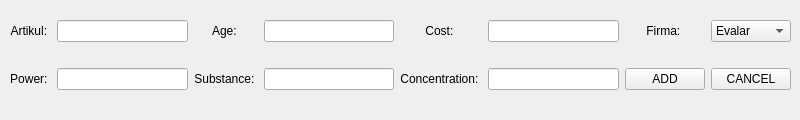
    <widget class="QWidget" name="Antipyretic">
     <widget class="QWidget" name="gridLayoutWidget_6">
      <property name="geometry">
       <rect>
        <x>10</x>
        <y>0</y>
        <width>781</width>
        <height>111</height>
       </rect>
      </property>
      <layout class="QGridLayout" name="gridLayout_7">
       <item row="1" column="0">
        <widget class="QLabel" name="label_25">
         <property name="text">
          <string>Power: </string>
         </property>
         <property name="alignment">
          <set>Qt::AlignCenter</set>
         </property>
        </widget>
       </item>
       <item row="1" column="4">
        <widget class="QLabel" name="label_27">
         <property name="text">
          <string>Concentration: </string>
         </property>
         <property name="alignment">
          <set>Qt::AlignCenter</set>
         </property>
        </widget>
       </item>
       <item row="0" column="3">
        <widget class="QLineEdit" name="age_antipyretic"/>
       </item>
       <item row="0" column="1">
        <widget class="QLineEdit" name="artikul_antipyretic"/>
       </item>
       <item row="1" column="3">
        <widget class="QLineEdit" name="substance"/>
       </item>
       <item row="1" column="7">
        <widget class="QPushButton" name="cancel_antipyretic">
         <property name="text">
          <string>CANCEL</string>
         </property>
        </widget>
       </item>
       <item row="0" column="0">
        <widget class="QLabel" name="label_21">
         <property name="text">
          <string>Artikul: </string>
         </property>
         <property name="alignment">
          <set>Qt::AlignCenter</set>
         </property>
        </widget>
       </item>
       <item row="1" column="6">
        <widget class="QPushButton" name="add_antipyretic">
         <property name="text">
          <string>ADD</string>
         </property>
        </widget>
       </item>
       <item row="0" column="5">
        <widget class="QLineEdit" name="price_antipyretic"/>
       </item>
       <item row="0" column="4">
        <widget class="QLabel" name="label_23">
         <property name="text">
          <string>Cost: </string>
         </property>
         <property name="alignment">
          <set>Qt::AlignCenter</set>
         </property>
        </widget>
       </item>
       <item row="1" column="2">
        <widget class="QLabel" name="label_26">
         <property name="text">
          <string>Substance: </string>
         </property>
         <property name="alignment">
          <set>Qt::AlignCenter</set>
         </property>
        </widget>
       </item>
       <item row="1" column="5">
        <widget class="QLineEdit" name="concentration"/>
       </item>
       <item row="0" column="6">
        <widget class="QLabel" name="label_24">
         <property name="text">
          <string>Firma: </string>
         </property>
         <property name="alignment">
          <set>Qt::AlignCenter</set>
         </property>
        </widget>
       </item>
       <item row="1" column="1">
        <widget class="QLineEdit" name="power"/>
       </item>
       <item row="0" column="2">
        <widget class="QLabel" name="label_22">
         <property name="text">
          <string>Age: </string>
         </property>
         <property name="alignment">
          <set>Qt::AlignCenter</set>
         </property>
        </widget>
       </item>
       <item row="0" column="7">
        <widget class="QComboBox" name="firma_antipyretic">
         <item>
          <property name="text">
           <string>Evalar</string>
          </property>
         </item>
         <item>
          <property name="text">
           <string>Stoletov</string>
          </property>
         </item>
         <item>
          <property name="text">
           <string>DocVet</string>
          </property>
         </item>
        </widget>
       </item>
      </layout>
     </widget>
    </widget>
